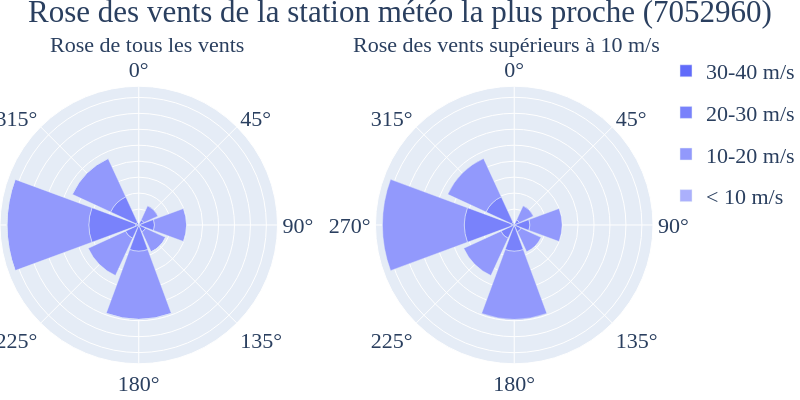
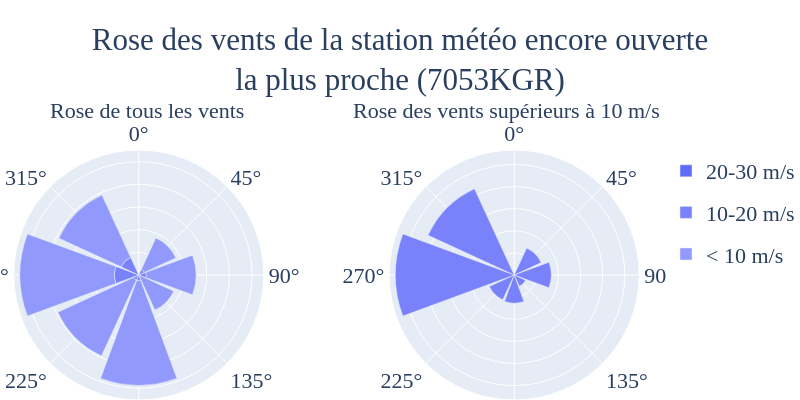
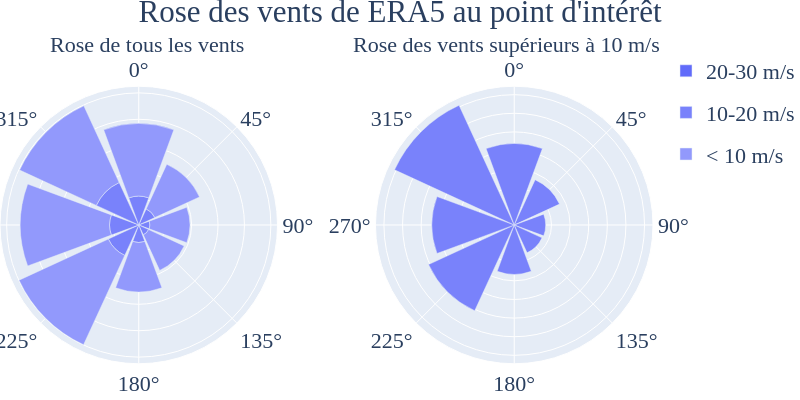

Here is the notebook cell these charts were saved with, in order:
### Markdown cell above
## Détermination du biais et choix de la station

### Code cell
closest_fig = create_wind_rose(
    closest,
    title=f"Rose des vents de la station météo la plus proche ({closest[0,'station_id']})",
)
latest_fig = create_wind_rose(
    latest,
    title=f"Rose des vents de la station météo encore ouverte<br>la plus proche ({latest[0,'station_id']})",
)
era5_fig = create_wind_rose(
    hourly_era5, title="Rose des vents de ERA5 au point d'intérêt"
)
closest_fig.write_image(figures_dir / "closest_rose_des_vents.svg")
latest_fig.write_image(figures_dir / "latest_rose_des_vents.svg")
era5_fig.write_image(figures_dir / "era5_rose_des_vents.svg")
closest_fig.show()
latest_fig.show()
era5_fig.show()

### Figure 1 — Plotly figure (JSON) as saved in the notebook; plotly's stock layout.template omitted (floating-point values rounded to 4 significant figures)
{"data": [{"legendgroup": "30-40 m/s", "marker": {"color": "hsl(236, 94%, 68%)"}, "name": "30-40 m/s", "r": [81, 497, 257, 486, 66, 993, 927], "subplot": "polar", "theta": [45.0, 90.0, 135.0, 180.0, 225.0, 270.0, 315.0], "type": "barpolar"}, {"legendgroup": "20-30 m/s", "marker": {"color": "hsl(236, 94%, 73%)"}, "name": "20-30 m/s", "r": [1678, 4422, 2100, 7719, 4528, 14643, 8794], "subplot": "polar", "theta": [45.0, 90.0, 135.0, 180.0, 225.0, 270.0, 315.0], "type": "barpolar"}, {"legendgroup": "10-20 m/s", "marker": {"color": "hsl(236, 94%, 78%)"}, "name": "10-20 m/s", "r": [4856, 10059, 6904, 21335, 12844, 25669, 13236], "subplot": "polar", "theta": [45.0, 90.0, 135.0, 180.0, 225.0, 270.0, 315.0], "type": "barpolar"}, {"legendgroup": "< 10 m/s", "marker": {"color": "hsl(236, 94%, 83%)"}, "name": "< 10 m/s", "r": [9, 4, 7, 16, 31], "subplot": "polar", "theta": [90.0, 135.0, 180.0, 270.0, 315.0], "type": "barpolar"}, {"legendgroup": "30-40 m/s", "marker": {"color": "hsl(236, 94%, 68%)"}, "name": "30-40 m/s", "r": [81, 497, 257, 486, 66, 993, 927], "showlegend": false, "subplot": "polar2", "theta": [45.0, 90.0, 135.0, 180.0, 225.0, 270.0, 315.0], "type": "barpolar"}, {"legendgroup": "20-30 m/s", "marker": {"color": "hsl(236, 94%, 73%)"}, "name": "20-30 m/s", "r": [1678, 4422, 2100, 7719, 4528, 14643, 8794], "showlegend": false, "subplot": "polar2", "theta": [45.0, 90.0, 135.0, 180.0, 225.0, 270.0, 315.0], "type": "barpolar"}, {"legendgroup": "10-20 m/s", "marker": {"color": "hsl(236, 94%, 78%)"}, "name": "10-20 m/s", "r": [4856, 10059, 6904, 21335, 12844, 25669, 13236], "showlegend": false, "subplot": "polar2", "theta": [45.0, 90.0, 135.0, 180.0, 225.0, 270.0, 315.0], "type": "barpolar"}], "layout": {"annotations": [{"showarrow": false, "text": "Rose de tous les vents", "x": 0.225, "xanchor": "center", "xref": "paper", "y": 0.975, "yanchor": "bottom", "yref": "paper"}, {"showarrow": false, "text": "Rose des vents supérieurs à 10 m/s", "x": 0.775, "xanchor": "center", "xref": "paper", "y": 0.975, "yanchor": "bottom", "yref": "paper"}], "barmode": "stack", "font": {"family": "Playfair Display", "size": 22}, "height": 400, "legend": {"y": 1, "yanchor": "top"}, "margin": {"autoexpand": true, "b": 0, "l": 0, "r": 0, "t": 50}, "polar": {"angularaxis": {"direction": "clockwise", "rotation": 90}, "domain": {"x": [0, 0.425]}, "radialaxis": {"showline": false, "showticklabels": false}}, "polar2": {"angularaxis": {"direction": "clockwise", "rotation": 90}, "domain": {"x": [0.575, 1]}, "radialaxis": {"showline": false, "showticklabels": false}}, "title": {"text": "Rose des vents de la station météo la plus proche (7052960)", "x": 0.5, "xanchor": "center", "y": 1, "yanchor": "top"}, "width": 800}}

### Figure 2 — Plotly figure (JSON) as saved in the notebook; plotly's stock layout.template omitted (floating-point values rounded to 4 significant figures)
{"data": [{"legendgroup": "20-30 m/s", "marker": {"color": "hsl(236, 94%, 68%)"}, "name": "20-30 m/s", "r": [22, 9, 3, 11, 52, 55], "subplot": "polar", "theta": [45.0, 90.0, 135.0, 225.0, 270.0, 315.0], "type": "barpolar"}, {"legendgroup": "10-20 m/s", "marker": {"color": "hsl(236, 94%, 73%)"}, "name": "10-20 m/s", "r": [2658, 3342, 1125, 2552, 2465, 10693, 8540], "subplot": "polar", "theta": [45.0, 90.0, 135.0, 180.0, 225.0, 270.0, 315.0], "type": "barpolar"}, {"legendgroup": "< 10 m/s", "marker": {"color": "hsl(236, 94%, 78%)"}, "name": "< 10 m/s", "r": [15358, 21935, 15884, 46140, 36886, 41676, 30232], "subplot": "polar", "theta": [45.0, 90.0, 135.0, 180.0, 225.0, 270.0, 315.0], "type": "barpolar"}, {"legendgroup": "20-30 m/s", "marker": {"color": "hsl(236, 94%, 68%)"}, "name": "20-30 m/s", "r": [22, 9, 3, 11, 52, 55], "showlegend": false, "subplot": "polar2", "theta": [45.0, 90.0, 135.0, 225.0, 270.0, 315.0], "type": "barpolar"}, {"legendgroup": "10-20 m/s", "marker": {"color": "hsl(236, 94%, 73%)"}, "name": "10-20 m/s", "r": [2658, 3342, 1125, 2552, 2465, 10693, 8540], "showlegend": false, "subplot": "polar2", "theta": [45.0, 90.0, 135.0, 180.0, 225.0, 270.0, 315.0], "type": "barpolar"}], "layout": {"annotations": [{"showarrow": false, "text": "Rose de tous les vents", "x": 0.225, "xanchor": "center", "xref": "paper", "y": 1.1, "yanchor": "bottom", "yref": "paper"}, {"showarrow": false, "text": "Rose des vents supérieurs à 10 m/s", "x": 0.775, "xanchor": "center", "xref": "paper", "y": 1.1, "yanchor": "bottom", "yref": "paper"}], "barmode": "stack", "font": {"family": "Playfair Display", "size": 22}, "height": 400, "legend": {"y": 1, "yanchor": "top"}, "margin": {"autoexpand": true, "b": 0, "l": 0, "r": 0, "t": 150}, "polar": {"angularaxis": {"direction": "clockwise", "rotation": 90}, "domain": {"x": [0, 0.425]}, "radialaxis": {"showline": false, "showticklabels": false}}, "polar2": {"angularaxis": {"direction": "clockwise", "rotation": 90}, "domain": {"x": [0.575, 1]}, "radialaxis": {"showline": false, "showticklabels": false}}, "title": {"text": "Rose des vents de la station météo encore ouverte<br>la plus proche (7053KGR)", "x": 0.5, "xanchor": "center", "y": 0.875, "yanchor": "top"}, "width": 800}}

### Figure 3 — Plotly figure (JSON) as saved in the notebook; plotly's stock layout.template omitted (floating-point values rounded to 4 significant figures)
{"data": [{"legendgroup": "20-30 m/s", "marker": {"color": "hsl(236, 94%, 68%)"}, "name": "20-30 m/s", "r": [83, 37, 54, 72, 41, 110, 139, 87], "subplot": "polar", "theta": [45.0, 90.0, 135.0, 180.0, 225.0, 270.0, 315.0, 360.0], "type": "barpolar"}, {"legendgroup": "10-20 m/s", "marker": {"color": "hsl(236, 94%, 73%)"}, "name": "10-20 m/s", "r": [13315, 8402, 8172, 13188, 25312, 22001, 35268, 21787], "subplot": "polar", "theta": [45.0, 90.0, 135.0, 180.0, 225.0, 270.0, 315.0, 360.0], "type": "barpolar"}, {"legendgroup": "< 10 m/s", "marker": {"color": "hsl(236, 94%, 78%)"}, "name": "< 10 m/s", "r": [37260, 30315, 29634, 37435, 74434, 67522, 63909, 54903], "subplot": "polar", "theta": [45.0, 90.0, 135.0, 180.0, 225.0, 270.0, 315.0, 360.0], "type": "barpolar"}, {"legendgroup": "20-30 m/s", "marker": {"color": "hsl(236, 94%, 68%)"}, "name": "20-30 m/s", "r": [83, 37, 54, 72, 41, 110, 139, 87], "showlegend": false, "subplot": "polar2", "theta": [45.0, 90.0, 135.0, 180.0, 225.0, 270.0, 315.0, 360.0], "type": "barpolar"}, {"legendgroup": "10-20 m/s", "marker": {"color": "hsl(236, 94%, 73%)"}, "name": "10-20 m/s", "r": [13315, 8402, 8172, 13188, 25312, 22001, 35268, 21787], "showlegend": false, "subplot": "polar2", "theta": [45.0, 90.0, 135.0, 180.0, 225.0, 270.0, 315.0, 360.0], "type": "barpolar"}], "layout": {"annotations": [{"showarrow": false, "text": "Rose de tous les vents", "x": 0.225, "xanchor": "center", "xref": "paper", "y": 0.975, "yanchor": "bottom", "yref": "paper"}, {"showarrow": false, "text": "Rose des vents supérieurs à 10 m/s", "x": 0.775, "xanchor": "center", "xref": "paper", "y": 0.975, "yanchor": "bottom", "yref": "paper"}], "barmode": "stack", "font": {"family": "Playfair Display", "size": 22}, "height": 400, "legend": {"y": 1, "yanchor": "top"}, "margin": {"autoexpand": true, "b": 0, "l": 0, "r": 0, "t": 50}, "polar": {"angularaxis": {"direction": "clockwise", "rotation": 90}, "domain": {"x": [0, 0.425]}, "radialaxis": {"showline": false, "showticklabels": false}}, "polar2": {"angularaxis": {"direction": "clockwise", "rotation": 90}, "domain": {"x": [0.575, 1]}, "radialaxis": {"showline": false, "showticklabels": false}}, "title": {"text": "Rose des vents de ERA5 au point d'intérêt", "x": 0.5, "xanchor": "center", "y": 1, "yanchor": "top"}, "width": 800}}
